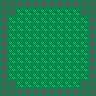

This game map was drawn from its Tiled (.tmx) file and the tilesets committed beside it. A one-line description and the full map source follow:
An orthogonal 12x12 tile map with 8x8 px tiles, 2 tile layers (sol, obstacles).

<map version="1.2" tiledversion="1.2.0" orientation="orthogonal" renderorder="right-down" width="12" height="12" tilewidth="8" tileheight="8" infinite="0" nextlayerid="5" nextobjectid="1">
 <tileset firstgid="1" name="tileset" tilewidth="8" tileheight="8" tilecount="2" columns="2">
  <image source="tileset.png" width="16" height="8" />
 </tileset>
 <layer id="3" name="sol" width="12" height="12">
  <data encoding="csv">
1,1,1,1,1,1,1,1,1,1,1,1,
1,1,1,1,1,1,1,1,1,1,1,1,
1,1,1,1,1,1,1,1,1,1,1,1,
1,1,1,1,1,1,1,1,1,1,1,1,
1,1,1,1,1,1,1,1,1,1,1,1,
1,1,1,1,1,1,1,1,1,1,1,1,
1,1,1,1,1,1,1,1,1,1,1,1,
1,1,1,1,1,1,1,1,1,1,1,1,
1,1,1,1,1,1,1,1,1,1,1,1,
1,1,1,1,1,1,1,1,1,1,1,1,
1,1,1,1,1,1,1,1,1,1,1,1,
1,1,1,1,1,1,1,1,1,1,1,1
</data>
 </layer>
 <layer id="4" name="obstacles" width="12" height="12">
  <data encoding="csv">
2,2,2,2,2,2,2,2,2,2,2,2,
2,2,0,0,0,0,0,0,0,0,2,2,
2,0,0,0,0,0,0,0,0,0,0,2,
2,0,0,0,0,0,0,0,0,0,0,2,
2,0,0,0,0,0,0,0,0,0,0,2,
2,0,0,0,0,0,0,0,0,0,0,2,
2,0,0,0,0,0,0,0,0,0,0,2,
2,0,0,0,0,0,0,0,0,0,0,2,
2,0,0,0,0,0,0,0,0,0,0,2,
2,0,0,0,0,0,0,0,0,0,0,2,
2,2,0,0,0,0,0,0,0,0,2,2,
2,2,2,2,2,2,2,2,2,2,2,2
</data>
 </layer>
</map>